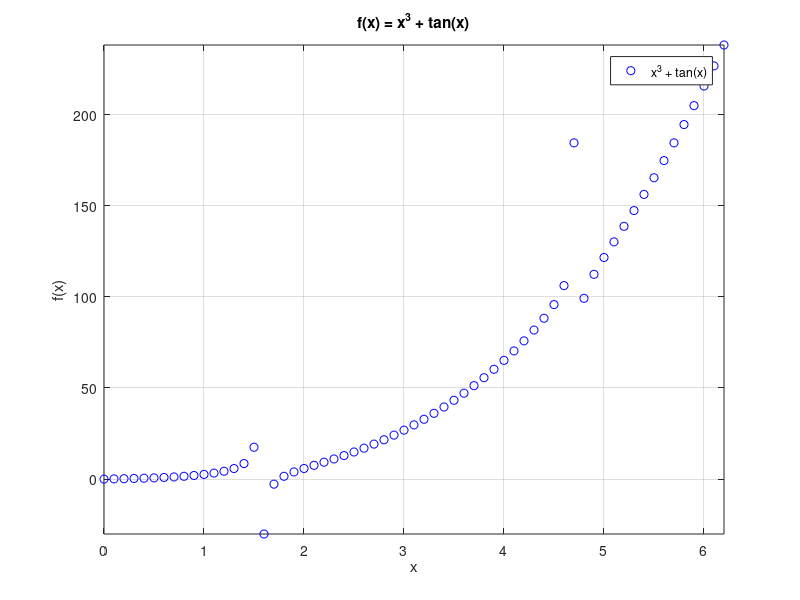
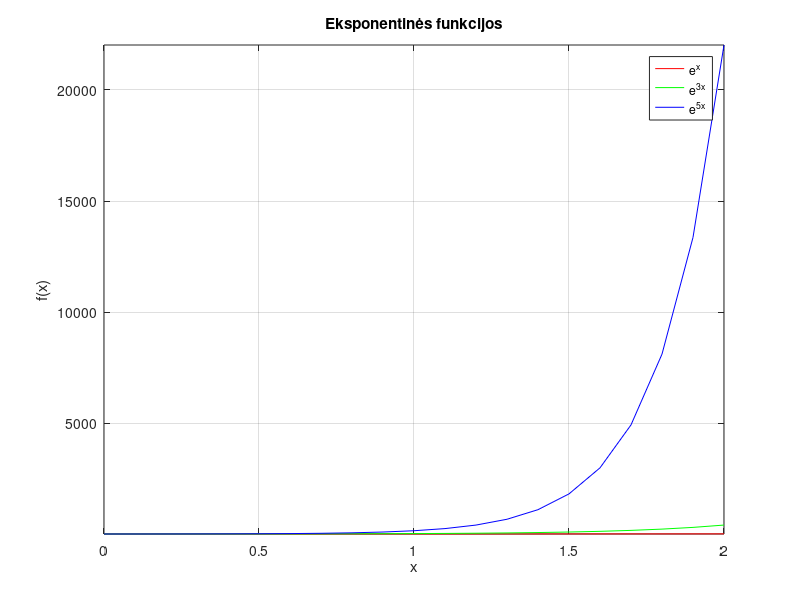
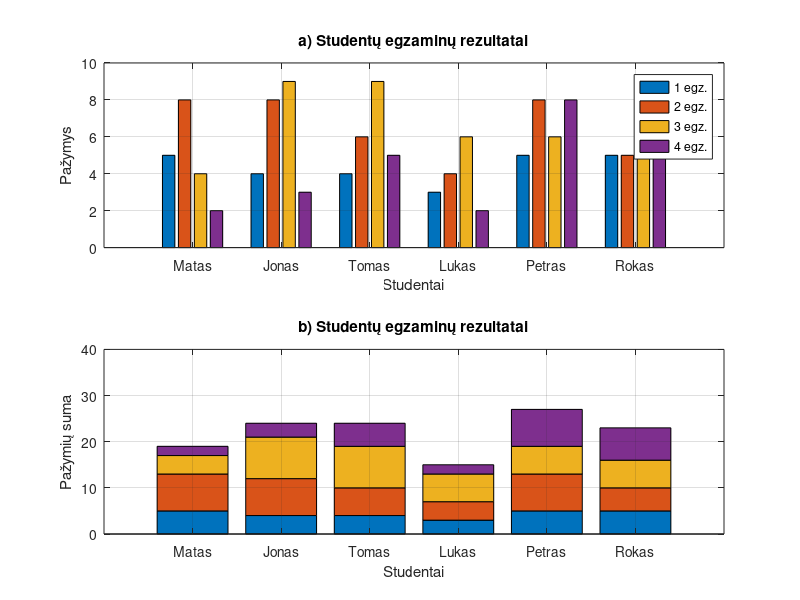
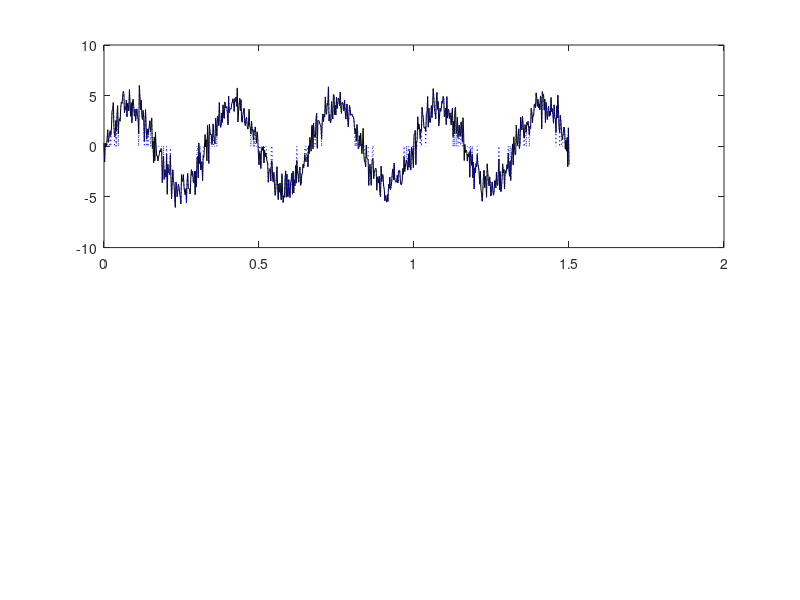

Source code (MATLAB) for these figures, in order: (Note: this script raises an error after producing the figures.)
%% 1 UZDUOTIS

x = 0:0.1:2*pi;
y = x.^3 + tan(x);

figure
plot(x, y, 'bo')
axis([min(x) max(x) min(y) max(y)])
xlabel('x')
ylabel('f(x)')
title('f(x) = x^3 + tan(x)')
legend('x^3 + tan(x)', 'Location', 'best')
grid on


x = 0:0.1:2;

y1 = exp(x);
y2 = exp(3*x);
y3 = exp(5*x);

figure
plot(x, y1, 'r', x, y2, 'g', x, y3, 'b')
axis([min(x) max(x) min([y1 y2 y3]) max([y1 y2 y3])])
xlabel('x')
ylabel('f(x)')
title('Eksponentinės funkcijos')
legend('e^x', 'e^{3x}', 'e^{5x}', 'Location', 'best')
grid on

%% 2 UZDUOTIS

pazymiai = [
    5 8 4 2;
    4 8 9 3;
    4 6 9 5;
    3 4 6 2;
    5 8 6 8;
    5 5 6 7
];

studentai = {'Matas', 'Jonas', 'Tomas', 'Lukas', 'Petras', 'Rokas'};

figure

subplot(2,1,1)

bar(pazymiai)

xlabel('Studentai')
ylabel('Pažymys')
title('a) Studentų egzaminų rezultatai')

xticks(1:6)
xticklabels(studentai)

ylim([0 10])

legend('1 egz.', '2 egz.', '3 egz.', '4 egz.', 'Location', 'best')

grid on


subplot(2,1,2)

bar(pazymiai, 'stacked')

xlabel('Studentai')
ylabel('Pažymių suma')
title('b) Studentų egzaminų rezultatai')

xticks(1:6)
xticklabels(studentai)

ylim([0 40])

grid on

%% 3 UZDUOTIS

A = 4;
f = 3;
sigma = 1;
U1 = 2.5;
U2 = 1.5;

t = 0:0.002:1.5;

s = A*sin(2*pi*f*t);
n = sigma*randn(size(t));
s = s + n;

s1 = s(s > U1);
t1 = t(s > U1);

s2 = s;
s2(abs(s2) < U2) = 0;

didziausia = max(s2);
maziausia = min(s2);

max_ind = find(s2 == didziausia);
min_ind = find(s2 == maziausia);

figure

subplot(2,1,1)

plot(t, s, 'k-')
hold on

plot(t, s2, 'b:')

yline(U1, 'r--')
yline(U2, '--')
yline(-U2, 'g--')

xlabel('Laikas, s')
ylabel('Įtampa, V')
title('Pradinis ir filtruotas signalai')

legend('Pradinis signalas', 'Filtruotas signalas', ...
       'U1', 'U2', '-U2', 'Location', 'southeast')

grid on
axis([min(t) max(t) min(s)-1 max(s)+1])

hold off


subplot(2,1,2)

stem(t1, s1)
hold on

plot(t(max_ind), s2(max_ind), 'ro', 'MarkerSize', 8)
plot(t(min_ind), s2(min_ind), 'gd', 'MarkerSize', 8)

xlabel('Laikas, s')
ylabel('Įtampa, V')
title('Signalo reikšmės, viršijančios U1 ribą')

legend('Reikšmės virš U1', 'Maksimali įtampa', ...
       'Minimali įtampa', 'Location', 'southeast')

grid on
axis([min(t) max(t) min(s)-1 max(s)+1])

hold off
